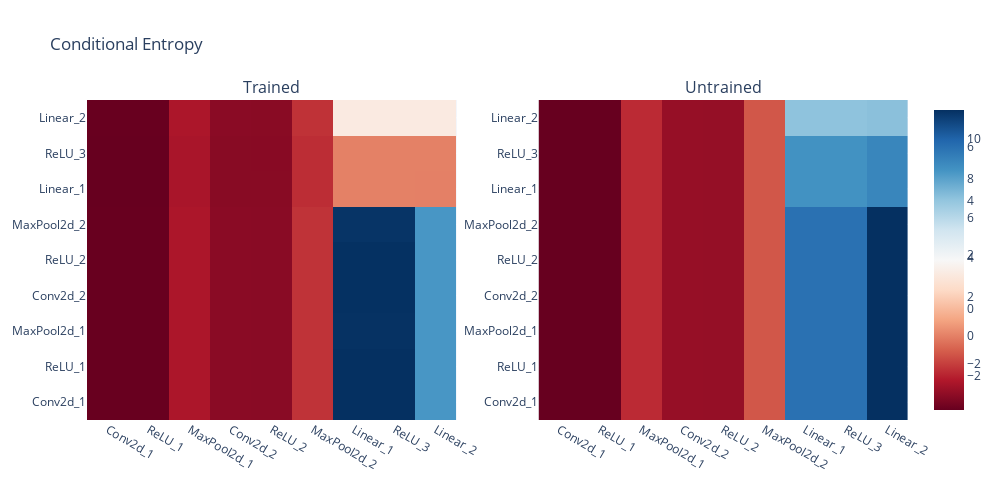

The notebook cell this image was saved under:
### Code cell
heatmap(conditional_entropies, 'Conditional Entropy', layer_names).show()

### Figure 1 — Plotly figure (JSON) as saved in the notebook; plotly's stock layout.template omitted (floating-point values rounded to 4 significant figures)
{"data": [{"colorscale": [[0, "rgb(103,0,31)"], [0.1, "rgb(178,24,43)"], [0.2, "rgb(214,96,77)"], [0.3, "rgb(244,165,130)"], [0.4, "rgb(253,219,199)"], [0.5, "rgb(247,247,247)"], [0.6, "rgb(209,229,240)"], [0.7, "rgb(146,197,222)"], [0.8, "rgb(67,147,195)"], [0.9, "rgb(33,102,172)"], [1, "rgb(5,48,97)"]], "type": "heatmap", "x": ["Conv2d_1", "ReLU_1", "MaxPool2d_1", "Conv2d_2", "ReLU_2", "MaxPool2d_2", "Linear_1", "ReLU_3", "Linear_2"], "xaxis": "x", "y": ["Conv2d_1", "ReLU_1", "MaxPool2d_1", "Conv2d_2", "ReLU_2", "MaxPool2d_2", "Linear_1", "ReLU_3", "Linear_2"], "yaxis": "y", "z": [[-3.715, -3.722, -2.334, -3.032, -3.04, -1.654, 11.47, 11.47, 8.335], [-3.715, -3.722, -2.334, -3.032, -3.04, -1.654, 11.47, 11.47, 8.335], [-3.715, -3.722, -2.334, -3.032, -3.04, -1.654, 11.43, 11.42, 8.332], [-3.715, -3.722, -2.334, -3.032, -3.04, -1.654, 11.46, 11.46, 8.334], [-3.715, -3.722, -2.334, -3.032, -3.04, -1.654, 11.46, 11.46, 8.334], [-3.715, -3.722, -2.334, -3.032, -3.04, -1.654, 11.36, 11.36, 8.327], [-3.732, -3.739, -2.401, -3.066, -3.072, -1.779, 0.02497, 0.02281, 0.01595], [-3.732, -3.739, -2.4, -3.066, -3.074, -1.781, 0.02592, 0.02613, 0.0235], [-3.716, -3.723, -2.339, -3.035, -3.042, -1.663, 3.177, 3.177, 3.155]]}, {"colorscale": [[0, "rgb(103,0,31)"], [0.1, "rgb(178,24,43)"], [0.2, "rgb(214,96,77)"], [0.3, "rgb(244,165,130)"], [0.4, "rgb(253,219,199)"], [0.5, "rgb(247,247,247)"], [0.6, "rgb(209,229,240)"], [0.7, "rgb(146,197,222)"], [0.8, "rgb(67,147,195)"], [0.9, "rgb(33,102,172)"], [1, "rgb(5,48,97)"]], "type": "heatmap", "x": ["Conv2d_1", "ReLU_1", "MaxPool2d_1", "Conv2d_2", "ReLU_2", "MaxPool2d_2", "Linear_1", "ReLU_3", "Linear_2"], "xaxis": "x2", "y": ["Conv2d_1", "ReLU_1", "MaxPool2d_1", "Conv2d_2", "ReLU_2", "MaxPool2d_2", "Linear_1", "ReLU_3", "Linear_2"], "yaxis": "y2", "z": [[-3.72, -3.724, -2.337, -3.034, -3.038, -1.652, 5.971, 5.97, 7.356], [-3.72, -3.724, -2.337, -3.034, -3.038, -1.652, 5.971, 5.97, 7.356], [-3.72, -3.724, -2.337, -3.034, -3.038, -1.652, 5.971, 5.97, 7.355], [-3.72, -3.724, -2.337, -3.034, -3.038, -1.652, 5.971, 5.97, 7.356], [-3.72, -3.724, -2.337, -3.034, -3.038, -1.652, 5.971, 5.97, 7.356], [-3.72, -3.724, -2.337, -3.034, -3.038, -1.652, 5.97, 5.969, 7.354], [-3.72, -3.724, -2.337, -3.034, -3.039, -1.652, 5.165, 5.168, 5.459], [-3.72, -3.724, -2.337, -3.034, -3.039, -1.652, 5.169, 5.168, 5.461], [-3.72, -3.724, -2.337, -3.034, -3.039, -1.654, 4.075, 4.073, 4.137]]}], "layout": {"annotations": [{"font": {"size": 16}, "showarrow": false, "text": "Trained", "x": 0.225, "xanchor": "center", "xref": "paper", "y": 1, "yanchor": "bottom", "yref": "paper"}, {"font": {"size": 16}, "showarrow": false, "text": "Untrained", "x": 0.775, "xanchor": "center", "xref": "paper", "y": 1, "yanchor": "bottom", "yref": "paper"}], "height": 500, "title": {"text": "Conditional Entropy"}, "width": 1000, "xaxis": {"anchor": "y", "domain": [0, 0.45], "nticks": 36}, "xaxis2": {"anchor": "y2", "domain": [0.55, 1]}, "yaxis": {"anchor": "x", "domain": [0, 1], "nticks": 36}, "yaxis2": {"anchor": "x2", "domain": [0, 1]}}}
